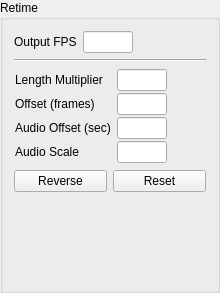
<?xml version="1.0" encoding="UTF-8"?>
<ui version="4.0">
 <class>GroupBox</class>
 <widget class="QGroupBox" name="GroupBox">
  <property name="geometry">
   <rect>
    <x>0</x>
    <y>0</y>
    <width>220</width>
    <height>293</height>
   </rect>
  </property>
  <property name="windowTitle">
   <string>GroupBox</string>
  </property>
  <property name="title">
   <string>Retime</string>
  </property>
  <layout class="QVBoxLayout" name="verticalLayout">
   <item>
    <layout class="QFormLayout" name="formLayout">
     <item row="0" column="0">
      <widget class="QLabel" name="label_2">
       <property name="text">
        <string>Output FPS</string>
       </property>
      </widget>
     </item>
     <item row="0" column="1">
      <widget class="QLineEdit" name="fpsEdit">
       <property name="minimumSize">
        <size>
         <width>50</width>
         <height>0</height>
        </size>
       </property>
       <property name="maximumSize">
        <size>
         <width>40</width>
         <height>16777215</height>
        </size>
       </property>
      </widget>
     </item>
    </layout>
   </item>
   <item>
    <widget class="Line" name="line">
     <property name="orientation">
      <enum>Qt::Horizontal</enum>
     </property>
    </widget>
   </item>
   <item>
    <widget class="QWidget" name="widget" native="true">
     <property name="sizePolicy">
      <sizepolicy hsizetype="Preferred" vsizetype="Preferred">
       <horstretch>0</horstretch>
       <verstretch>0</verstretch>
      </sizepolicy>
     </property>
     <layout class="QFormLayout" name="formLayout_2">
      <property name="verticalSpacing">
       <number>2</number>
      </property>
      <property name="margin">
       <number>1</number>
      </property>
      <item row="0" column="0">
       <widget class="QLabel" name="label_3">
        <property name="text">
         <string>Length Multiplier</string>
        </property>
       </widget>
      </item>
      <item row="0" column="1">
       <widget class="QLineEdit" name="vscaleEdit">
        <property name="minimumSize">
         <size>
          <width>50</width>
          <height>0</height>
         </size>
        </property>
        <property name="maximumSize">
         <size>
          <width>40</width>
          <height>16777215</height>
         </size>
        </property>
       </widget>
      </item>
      <item row="1" column="0">
       <widget class="QLabel" name="label_4">
        <property name="text">
         <string>Offset (frames)</string>
        </property>
       </widget>
      </item>
      <item row="1" column="1">
       <widget class="QLineEdit" name="voffsetEdit">
        <property name="minimumSize">
         <size>
          <width>50</width>
          <height>0</height>
         </size>
        </property>
        <property name="maximumSize">
         <size>
          <width>40</width>
          <height>16777215</height>
         </size>
        </property>
       </widget>
      </item>
      <item row="2" column="0">
       <widget class="QLabel" name="label_6">
        <property name="text">
         <string>Audio Offset (sec)</string>
        </property>
       </widget>
      </item>
      <item row="2" column="1">
       <widget class="QLineEdit" name="aoffsetEdit">
        <property name="minimumSize">
         <size>
          <width>50</width>
          <height>0</height>
         </size>
        </property>
        <property name="maximumSize">
         <size>
          <width>40</width>
          <height>16777215</height>
         </size>
        </property>
       </widget>
      </item>
      <item row="3" column="0">
       <widget class="QLabel" name="label_5">
        <property name="text">
         <string>Audio Scale</string>
        </property>
       </widget>
      </item>
      <item row="3" column="1">
       <widget class="QLineEdit" name="ascaleEdit">
        <property name="minimumSize">
         <size>
          <width>50</width>
          <height>0</height>
         </size>
        </property>
        <property name="maximumSize">
         <size>
          <width>40</width>
          <height>16777215</height>
         </size>
        </property>
       </widget>
      </item>
     </layout>
    </widget>
   </item>
   <item>
    <layout class="QHBoxLayout" name="horizontalLayout_2">
     <item>
      <widget class="QPushButton" name="reverseButton">
       <property name="text">
        <string>Reverse</string>
       </property>
      </widget>
     </item>
     <item>
      <widget class="QPushButton" name="resetButton">
       <property name="text">
        <string>Reset</string>
       </property>
      </widget>
     </item>
    </layout>
   </item>
   <item>
    <spacer name="verticalSpacer">
     <property name="orientation">
      <enum>Qt::Vertical</enum>
     </property>
     <property name="sizeHint" stdset="0">
      <size>
       <width>20</width>
       <height>40</height>
      </size>
     </property>
    </spacer>
   </item>
  </layout>
 </widget>
 <resources/>
 <connections/>
</ui>
